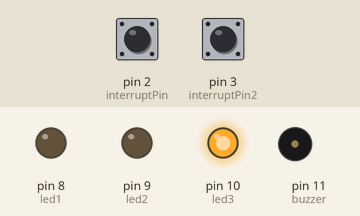
The sketch below on a simulated Arduino Uno, built with avr-gcc and run on an emulated ATmega328P. Parts: output pins drawn as LEDs (lit = HIGH), buzzer (waves = sounding, pin HIGH). The inputs (shaded band) are chosen by the test bench; at power-on: pin 2 (interruptPin) LOW, pin 3 (interruptPin2) LOW. What the sketch prints to the serial monitor is not drawn.

Above: at 1.2 s.
1.3 s: pin 2 (interruptPin) pulled HIGH for 0.15 s
At 2.5 s:
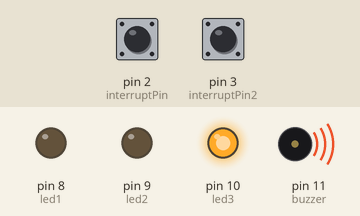
2.9 s: pin 3 (interruptPin2) pulled HIGH for 0.15 s
At 4.6 s:
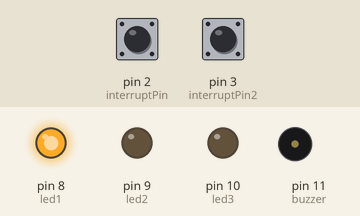
6.0 s: pin 2 (interruptPin) pulled HIGH for 1 s
At 7.3 s:
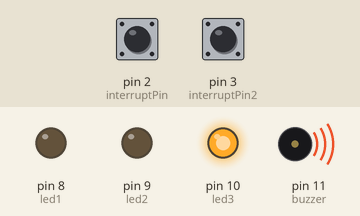
8.5 s: pin 3 (interruptPin2) pulled HIGH for 1 s
At 9.5 s:
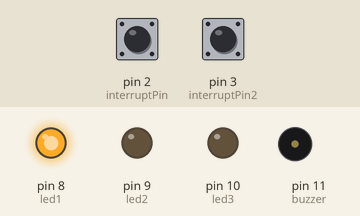
Timing chart, 0 to 13.0 s (numbered marks = the images above; inputs shaded):
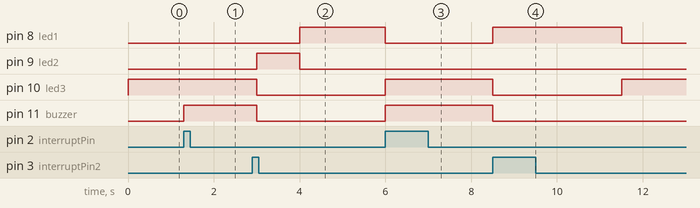

The sketch:

Traffic_Light_Interrupt2.ino
```cpp
int led1 = 8; // Red
int led2 = 9; // Yellow
int led3 = 10; // Green
int buzzer = 11;
const int interruptPin = 2;
const int interruptPin2 = 3;
volatile int state = LOW;

void setup() {
  // put your setup code here, to run once:
  Serial.begin(9600);
  pinMode(led1, OUTPUT);
  pinMode(led2, OUTPUT);
  pinMode(led3, OUTPUT);
  pinMode(buzzer, OUTPUT);
  pinMode(interruptPin, INPUT);
  attachInterrupt(digitalPinToInterrupt(interruptPin), blink1, CHANGE);
  attachInterrupt(digitalPinToInterrupt(interruptPin2), blink2, CHANGE);
}

void loop() {
  // put your main code here, to run repeatedly:

  if(state == LOW) {
    Serial.println("--- 정상 수행 ---");
    Serial.println("--- Green On ---");
    digitalWrite(buzzer, LOW);
    digitalWrite(led1, LOW);
    digitalWrite(led2, LOW);
    digitalWrite(led3, HIGH);
    delay(3000);
  }

  if(state == LOW) {
    Serial.println("--- Yello On ---");
    digitalWrite(buzzer, LOW);
    digitalWrite(led1, LOW);
    digitalWrite(led2, HIGH);
    digitalWrite(led3, LOW);
    delay(1000);
  }

  if(state == LOW) {
    Serial.println("--- Red On ---");
    digitalWrite(buzzer, LOW);
    digitalWrite(led1, HIGH);
    digitalWrite(led2, LOW);
    digitalWrite(led3, LOW);
    delay(3000);
  }
}

void blink1() {
  state = HIGH;
  Serial.println("+++ 인터럽트 발생! ISR blink1()실행 +++");
  digitalWrite(buzzer, HIGH);
  digitalWrite(led1, LOW);
  digitalWrite(led2, LOW);
  digitalWrite(led3, HIGH);
}

void blink2() {
  state = LOW;
  Serial.println("--- 해제 인터럽트 발생! ISR blink2()실행 ---");
}
```

Measured:
- after the input at 1.3 s, pin 11 (buzzer): LOW → HIGH at once
- after the input at 2.9 s, pin 8 (led1): LOW → HIGH after 1.1 s; pin 9 (led2): LOW → HIGH after 0.10 s, → LOW 1.0 s later; pin 10 (led3), pin 11 (buzzer): HIGH → LOW after 0.10 s
- after the input at 6.0 s, pin 8 (led1): HIGH → LOW after 0.00 s instead of 1.0 s; pin 10 (led3): LOW → HIGH after 0.00 s instead of 1.0 s; pin 11 (buzzer): LOW → HIGH at once
- after the input at 8.5 s, pin 8 (led1): LOW → HIGH at once, → LOW 3.0 s later; pin 10 (led3): HIGH → LOW at once, → HIGH 3.0 s later; pin 11 (buzzer): HIGH → LOW at once
